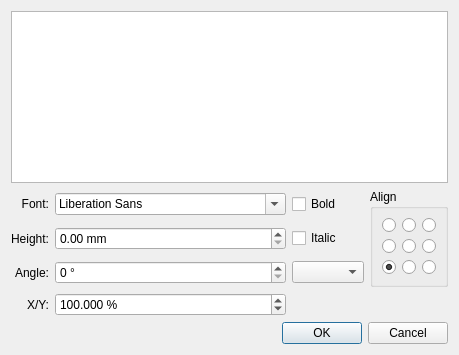
<?xml version="1.0" encoding="UTF-8"?>
<ui version="4.0">
 <class>ShTextDialog</class>
 <widget class="QDialog" name="ShTextDialog">
  <property name="geometry">
   <rect>
    <x>0</x>
    <y>0</y>
    <width>399</width>
    <height>355</height>
   </rect>
  </property>
  <property name="sizePolicy">
   <sizepolicy hsizetype="Preferred" vsizetype="Fixed">
    <horstretch>0</horstretch>
    <verstretch>0</verstretch>
   </sizepolicy>
  </property>
  <property name="windowTitle">
   <string>Dialog</string>
  </property>
  <layout class="QGridLayout" name="gridLayout">
   <item row="0" column="0" colspan="4">
    <widget class="QPlainTextEdit" name="plainTextEdit"/>
   </item>
   <item row="5" column="0" colspan="4">
    <widget class="QDialogButtonBox" name="buttonBox">
     <property name="orientation">
      <enum>Qt::Horizontal</enum>
     </property>
     <property name="standardButtons">
      <set>QDialogButtonBox::Cancel|QDialogButtonBox::Ok</set>
     </property>
    </widget>
   </item>
   <item row="1" column="3" rowspan="3">
    <widget class="QGroupBox" name="groupBox">
     <property name="sizePolicy">
      <sizepolicy hsizetype="Maximum" vsizetype="Preferred">
       <horstretch>0</horstretch>
       <verstretch>0</verstretch>
      </sizepolicy>
     </property>
     <property name="title">
      <string>Align</string>
     </property>
     <layout class="QGridLayout" name="gridLayout_2">
      <item row="2" column="1">
       <widget class="QRadioButton" name="rb_bc">
        <property name="text">
         <string/>
        </property>
       </widget>
      </item>
      <item row="1" column="2">
       <widget class="QRadioButton" name="rb_rc">
        <property name="text">
         <string/>
        </property>
       </widget>
      </item>
      <item row="1" column="1">
       <widget class="QRadioButton" name="rb_c">
        <property name="text">
         <string/>
        </property>
       </widget>
      </item>
      <item row="1" column="0">
       <widget class="QRadioButton" name="rb_lc">
        <property name="text">
         <string/>
        </property>
       </widget>
      </item>
      <item row="0" column="0">
       <widget class="QRadioButton" name="rb_tl">
        <property name="text">
         <string/>
        </property>
       </widget>
      </item>
      <item row="2" column="0">
       <widget class="QRadioButton" name="rb_bl">
        <property name="text">
         <string/>
        </property>
        <property name="checked">
         <bool>true</bool>
        </property>
       </widget>
      </item>
      <item row="2" column="2">
       <widget class="QRadioButton" name="rb_br">
        <property name="text">
         <string/>
        </property>
       </widget>
      </item>
      <item row="0" column="2">
       <widget class="QRadioButton" name="rb_tr">
        <property name="text">
         <string/>
        </property>
       </widget>
      </item>
      <item row="0" column="1">
       <widget class="QRadioButton" name="rb_tc">
        <property name="text">
         <string/>
        </property>
       </widget>
      </item>
     </layout>
    </widget>
   </item>
   <item row="1" column="2">
    <widget class="QCheckBox" name="chbxBold">
     <property name="text">
      <string>Bold</string>
     </property>
    </widget>
   </item>
   <item row="1" column="1">
    <widget class="QFontComboBox" name="cbxFont"/>
   </item>
   <item row="1" column="0">
    <widget class="QLabel" name="label_3">
     <property name="text">
      <string>Font:</string>
     </property>
     <property name="alignment">
      <set>Qt::AlignRight|Qt::AlignTrailing|Qt::AlignVCenter</set>
     </property>
    </widget>
   </item>
   <item row="2" column="2">
    <widget class="QCheckBox" name="chbxItalic">
     <property name="text">
      <string>Italic</string>
     </property>
    </widget>
   </item>
   <item row="3" column="1">
    <widget class="DoubleSpinBox" name="dsbxAngle">
     <property name="sizePolicy">
      <sizepolicy hsizetype="Expanding" vsizetype="Fixed">
       <horstretch>0</horstretch>
       <verstretch>0</verstretch>
      </sizepolicy>
     </property>
     <property name="suffix">
      <string> °</string>
     </property>
     <property name="decimals">
      <number>0</number>
     </property>
     <property name="maximum">
      <double>360.000000000000000</double>
     </property>
    </widget>
   </item>
   <item row="2" column="1">
    <widget class="DoubleSpinBox" name="dsbxHeight">
     <property name="sizePolicy">
      <sizepolicy hsizetype="Expanding" vsizetype="Fixed">
       <horstretch>0</horstretch>
       <verstretch>0</verstretch>
      </sizepolicy>
     </property>
     <property name="suffix">
      <string> mm</string>
     </property>
     <property name="maximum">
      <double>100.000000000000000</double>
     </property>
    </widget>
   </item>
   <item row="2" column="0">
    <widget class="QLabel" name="label">
     <property name="text">
      <string>Height:</string>
     </property>
     <property name="alignment">
      <set>Qt::AlignRight|Qt::AlignTrailing|Qt::AlignVCenter</set>
     </property>
    </widget>
   </item>
   <item row="3" column="0">
    <widget class="QLabel" name="label_2">
     <property name="text">
      <string>Angle:</string>
     </property>
     <property name="alignment">
      <set>Qt::AlignRight|Qt::AlignTrailing|Qt::AlignVCenter</set>
     </property>
    </widget>
   </item>
   <item row="3" column="2">
    <widget class="QComboBox" name="cbxSide"/>
   </item>
   <item row="4" column="0">
    <widget class="QLabel" name="label_4">
     <property name="text">
      <string>X/Y:</string>
     </property>
     <property name="alignment">
      <set>Qt::AlignRight|Qt::AlignTrailing|Qt::AlignVCenter</set>
     </property>
    </widget>
   </item>
   <item row="4" column="1">
    <widget class="DoubleSpinBox" name="dsbxXY">
     <property name="suffix">
      <string> %</string>
     </property>
     <property name="decimals">
      <number>3</number>
     </property>
     <property name="minimum">
      <double>0.001000000000000</double>
     </property>
     <property name="maximum">
      <double>1000.000000000000000</double>
     </property>
     <property name="value">
      <double>100.000000000000000</double>
     </property>
    </widget>
   </item>
  </layout>
 </widget>
 <customwidgets>
  <customwidget>
   <class>DoubleSpinBox</class>
   <extends>QDoubleSpinBox</extends>
   <header location="global">doublespinbox.h</header>
  </customwidget>
 </customwidgets>
 <resources/>
 <connections>
  <connection>
   <sender>buttonBox</sender>
   <signal>accepted()</signal>
   <receiver>ShTextDialog</receiver>
   <slot>accept()</slot>
   <hints>
    <hint type="sourcelabel">
     <x>248</x>
     <y>254</y>
    </hint>
    <hint type="destinationlabel">
     <x>157</x>
     <y>274</y>
    </hint>
   </hints>
  </connection>
  <connection>
   <sender>buttonBox</sender>
   <signal>rejected()</signal>
   <receiver>ShTextDialog</receiver>
   <slot>reject()</slot>
   <hints>
    <hint type="sourcelabel">
     <x>316</x>
     <y>260</y>
    </hint>
    <hint type="destinationlabel">
     <x>286</x>
     <y>274</y>
    </hint>
   </hints>
  </connection>
 </connections>
</ui>
